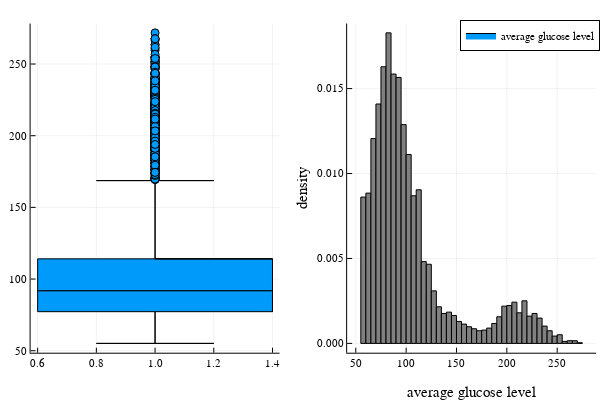

Notebook code cell kept with this figure:
### Code cell
# see the effect of avg_glucose_level predictors 
p = boxplot((new_data[:,"avg_glucose_level"]),label = "average glucose level",fg_legend =false,legend = :topright)
p1 = histogram((new_data[:,"avg_glucose_level"]),normalize = true,c = :grey,
    xlabel ="average glucose level" ,ylabel = "density",label = :none)
plot(p,p1)

### Figure 1 — Plotly figure (JSON) as saved in the notebook; plotly's stock layout.template omitted (floating-point values rounded to 4 significant figures; data arrays with more than 128 entries replaced by an {"elided": "..."} marker saying what was removed)
{"data": [{"fill": "tozeroy", "fillcolor": "rgba(0, 154, 250, 1.000)", "legendgroup": "average glucose level", "line": {"color": "rgba(0, 0, 0, 1.000)", "dash": "solid", "width": 1}, "mode": "lines", "name": "average glucose level", "showlegend": true, "type": "scatter", "x": [1, 0.8, 1.2, 1, 1, 1], "xaxis": "x1", "y": [55.12, 55.12, 55.12, 55.12, 77.24, 55.12], "yaxis": "y1"}, {"fill": "tozeroy", "fillcolor": "rgba(0, 154, 250, 1.000)", "legendgroup": "average glucose level", "line": {"color": "rgba(0, 0, 0, 1.000)", "dash": "solid", "width": 1}, "mode": "lines", "name": "average glucose level", "showlegend": false, "type": "scatter", "x": [1.4, 1.4, 0.6, 0.6, 1.4, 1.4, 1.4], "xaxis": "x1", "y": [77.24, 91.88, 91.88, 77.24, 77.24, 91.88, 77.24], "yaxis": "y1"}, {"fill": "tozeroy", "fillcolor": "rgba(0, 154, 250, 1.000)", "legendgroup": "average glucose level", "line": {"color": "rgba(0, 0, 0, 1.000)", "dash": "solid", "width": 1}, "mode": "lines", "name": "average glucose level", "showlegend": false, "type": "scatter", "x": [1.4, 0.6, 0.6, 1.4, 1.4, 1, 1.4], "xaxis": "x1", "y": [114.1, 114.1, 91.88, 91.88, 114.1, 114.1, 114.1], "yaxis": "y1"}, {"fill": "tozeroy", "fillcolor": "rgba(0, 154, 250, 1.000)", "legendgroup": "average glucose level", "line": {"color": "rgba(0, 0, 0, 1.000)", "dash": "solid", "width": 1}, "mode": "lines", "name": "average glucose level", "showlegend": false, "type": "scatter", "x": [1, 0.8, 1.2, 1, 1, 1], "xaxis": "x1", "y": [168.7, 168.7, 168.7, 168.7, 114.1, 168.7], "yaxis": "y1"}, {"colorbar": {"len": 0.9143, "title": "", "x": 0.4659, "y": 0.533}, "legendgroup": "average glucose level", "marker": {"color": "rgba(0, 154, 250, 1.000)", "line": {"color": "rgba(0, 0, 0, 1.000)", "width": 1}, "size": 8, "symbol": "circle"}, "mode": "markers", "name": "average glucose level", "showlegend": false, "type": "scatter", "x": {"elided": "627 int values"}, "xaxis": "x1", "y": {"elided": "627 float values"}, "yaxis": "y1", "zmax": null, "zmin": null}, {"colorbar": {"len": 0.9143, "title": "", "x": 0.4659, "y": 0.533}, "hoverinfo": "text", "legendgroup": "average glucose level", "line": {"color": "rgba(0, 154, 250, 1.000)", "dash": "solid", "shape": "linear", "width": 0}, "mode": "lines", "name": "average glucose level", "showlegend": false, "text": ["Lower fence: 55.12", "Lower fence: 55.12", "Lower fence: 55.12", "Lower fence: 55.12", "Q1: 77.24"], "type": "scatter", "x": [1, 0.8, 1.2, 1, 1], "xaxis": "x1", "y": [55.12, 55.12, 55.12, 55.12, 77.24], "yaxis": "y1", "zmax": null, "zmin": null}, {"colorbar": {"len": 0.9143, "title": "", "x": 0.4659, "y": 0.533}, "hoverinfo": "text", "legendgroup": "average glucose level", "line": {"color": "rgba(0, 154, 250, 1.000)", "dash": "solid", "shape": "linear", "width": 0}, "mode": "lines", "name": "average glucose level", "showlegend": false, "text": ["Q1: 77.24", "Median: 91.88", "Median: 91.88", "Q1: 77.24", "Q1: 77.24", "Median: 91.88"], "type": "scatter", "x": [1.4, 1.4, 0.6, 0.6, 1.4, 1.4], "xaxis": "x1", "y": [77.24, 91.88, 91.88, 77.24, 77.24, 91.88], "yaxis": "y1", "zmax": null, "zmin": null}, {"colorbar": {"len": 0.9143, "title": "", "x": 0.4659, "y": 0.533}, "hoverinfo": "text", "legendgroup": "average glucose level", "line": {"color": "rgba(0, 154, 250, 1.000)", "dash": "solid", "shape": "linear", "width": 0}, "mode": "lines", "name": "average glucose level", "showlegend": false, "text": ["Q3: 114.09", "Q3: 114.09", "Median: 91.88", "Median: 91.88", "Q3: 114.09", "Q3: 114.09"], "type": "scatter", "x": [1.4, 0.6, 0.6, 1.4, 1.4, 1], "xaxis": "x1", "y": [114.1, 114.1, 91.88, 91.88, 114.1, 114.1], "yaxis": "y1", "zmax": null, "zmin": null}, {"colorbar": {"len": 0.9143, "title": "", "x": 0.4659, "y": 0.533}, "hoverinfo": "text", "legendgroup": "average glucose level", "line": {"color": "rgba(0, 154, 250, 1.000)", "dash": "solid", "shape": "linear", "width": 0}, "mode": "lines", "name": "average glucose level", "showlegend": false, "text": ["Upper fence: 168.68", "Upper fence: 168.68", "Upper fence: 168.68", "Upper fence: 168.68", "Q3: 114.09"], "type": "scatter", "x": [1, 0.8, 1.2, 1, 1], "xaxis": "x1", "y": [168.7, 168.7, 168.7, 168.7, 114.1], "yaxis": "y1", "zmax": null, "zmin": null}, {"fill": "tozeroy", "fillcolor": "rgba(128, 128, 128, 1.000)", "legendgroup": "", "line": {"color": "rgba(0, 0, 0, 1.000)", "dash": "solid", "width": 1}, "mode": "lines", "name": "", "showlegend": false, "type": "scatter", "x": [55, 55, 60, 60, 55, 55], "xaxis": "x2", "y": [0.008612, 0, 0, 0.008612, 0.008612, 0.008612], "yaxis": "y2"}, {"fill": "tozeroy", "fillcolor": "rgba(128, 128, 128, 1.000)", "legendgroup": "", "line": {"color": "rgba(0, 0, 0, 1.000)", "dash": "solid", "width": 1}, "mode": "lines", "name": "", "showlegend": false, "type": "scatter", "x": [60, 60, 65, 65, 60, 60], "xaxis": "x2", "y": [0.008847, 0, 0, 0.008847, 0.008847, 0.008847], "yaxis": "y2"}, {"fill": "tozeroy", "fillcolor": "rgba(128, 128, 128, 1.000)", "legendgroup": "", "line": {"color": "rgba(0, 0, 0, 1.000)", "dash": "solid", "width": 1}, "mode": "lines", "name": "", "showlegend": false, "type": "scatter", "x": [65, 65, 70, 70, 65, 65], "xaxis": "x2", "y": [0.01206, 0, 0, 0.01206, 0.01206, 0.01206], "yaxis": "y2"}, {"fill": "tozeroy", "fillcolor": "rgba(128, 128, 128, 1.000)", "legendgroup": "", "line": {"color": "rgba(0, 0, 0, 1.000)", "dash": "solid", "width": 1}, "mode": "lines", "name": "", "showlegend": false, "type": "scatter", "x": [70, 70, 75, 75, 70, 70], "xaxis": "x2", "y": [0.01409, 0, 0, 0.01409, 0.01409, 0.01409], "yaxis": "y2"}, {"fill": "tozeroy", "fillcolor": "rgba(128, 128, 128, 1.000)", "legendgroup": "", "line": {"color": "rgba(0, 0, 0, 1.000)", "dash": "solid", "width": 1}, "mode": "lines", "name": "", "showlegend": false, "type": "scatter", "x": [75, 75, 80, 80, 75, 75], "xaxis": "x2", "y": [0.01628, 0, 0, 0.01628, 0.01628, 0.01628], "yaxis": "y2"}, {"fill": "tozeroy", "fillcolor": "rgba(128, 128, 128, 1.000)", "legendgroup": "", "line": {"color": "rgba(0, 0, 0, 1.000)", "dash": "solid", "width": 1}, "mode": "lines", "name": "", "showlegend": false, "type": "scatter", "x": [80, 80, 85, 85, 80, 80], "xaxis": "x2", "y": [0.01828, 0, 0, 0.01828, 0.01828, 0.01828], "yaxis": "y2"}, {"fill": "tozeroy", "fillcolor": "rgba(128, 128, 128, 1.000)", "legendgroup": "", "line": {"color": "rgba(0, 0, 0, 1.000)", "dash": "solid", "width": 1}, "mode": "lines", "name": "", "showlegend": false, "type": "scatter", "x": [85, 85, 90, 90, 85, 85], "xaxis": "x2", "y": [0.01585, 0, 0, 0.01585, 0.01585, 0.01585], "yaxis": "y2"}, {"fill": "tozeroy", "fillcolor": "rgba(128, 128, 128, 1.000)", "legendgroup": "", "line": {"color": "rgba(0, 0, 0, 1.000)", "dash": "solid", "width": 1}, "mode": "lines", "name": "", "showlegend": false, "type": "scatter", "x": [90, 90, 95, 95, 90, 90], "xaxis": "x2", "y": [0.01566, 0, 0, 0.01566, 0.01566, 0.01566], "yaxis": "y2"}, {"fill": "tozeroy", "fillcolor": "rgba(128, 128, 128, 1.000)", "legendgroup": "", "line": {"color": "rgba(0, 0, 0, 1.000)", "dash": "solid", "width": 1}, "mode": "lines", "name": "", "showlegend": false, "type": "scatter", "x": [95, 95, 100, 100, 95, 95], "xaxis": "x2", "y": [0.01288, 0, 0, 0.01288, 0.01288, 0.01288], "yaxis": "y2"}, {"fill": "tozeroy", "fillcolor": "rgba(128, 128, 128, 1.000)", "legendgroup": "", "line": {"color": "rgba(0, 0, 0, 1.000)", "dash": "solid", "width": 1}, "mode": "lines", "name": "", "showlegend": false, "type": "scatter", "x": [100, 100, 105, 105, 100, 100], "xaxis": "x2", "y": [0.01112, 0, 0, 0.01112, 0.01112, 0.01112], "yaxis": "y2"}, {"fill": "tozeroy", "fillcolor": "rgba(128, 128, 128, 1.000)", "legendgroup": "", "line": {"color": "rgba(0, 0, 0, 1.000)", "dash": "solid", "width": 1}, "mode": "lines", "name": "", "showlegend": false, "type": "scatter", "x": [105, 105, 110, 110, 105, 105], "xaxis": "x2", "y": [0.008691, 0, 0, 0.008691, 0.008691, 0.008691], "yaxis": "y2"}, {"fill": "tozeroy", "fillcolor": "rgba(128, 128, 128, 1.000)", "legendgroup": "", "line": {"color": "rgba(0, 0, 0, 1.000)", "dash": "solid", "width": 1}, "mode": "lines", "name": "", "showlegend": false, "type": "scatter", "x": [110, 110, 115, 115, 110, 110], "xaxis": "x2", "y": [0.009043, 0, 0, 0.009043, 0.009043, 0.009043], "yaxis": "y2"}, {"fill": "tozeroy", "fillcolor": "rgba(128, 128, 128, 1.000)", "legendgroup": "", "line": {"color": "rgba(0, 0, 0, 1.000)", "dash": "solid", "width": 1}, "mode": "lines", "name": "", "showlegend": false, "type": "scatter", "x": [115, 115, 120, 120, 115, 115], "xaxis": "x2", "y": [0.004815, 0, 0, 0.004815, 0.004815, 0.004815], "yaxis": "y2"}, {"fill": "tozeroy", "fillcolor": "rgba(128, 128, 128, 1.000)", "legendgroup": "", "line": {"color": "rgba(0, 0, 0, 1.000)", "dash": "solid", "width": 1}, "mode": "lines", "name": "", "showlegend": false, "type": "scatter", "x": [120, 120, 125, 125, 120, 120], "xaxis": "x2", "y": [0.004658, 0, 0, 0.004658, 0.004658, 0.004658], "yaxis": "y2"}, {"fill": "tozeroy", "fillcolor": "rgba(128, 128, 128, 1.000)", "legendgroup": "", "line": {"color": "rgba(0, 0, 0, 1.000)", "dash": "solid", "width": 1}, "mode": "lines", "name": "", "showlegend": false, "type": "scatter", "x": [125, 125, 130, 130, 125, 125], "xaxis": "x2", "y": [0.003093, 0, 0, 0.003093, 0.003093, 0.003093], "yaxis": "y2"}, {"fill": "tozeroy", "fillcolor": "rgba(128, 128, 128, 1.000)", "legendgroup": "", "line": {"color": "rgba(0, 0, 0, 1.000)", "dash": "solid", "width": 1}, "mode": "lines", "name": "", "showlegend": false, "type": "scatter", "x": [130, 130, 135, 135, 130, 130], "xaxis": "x2", "y": [0.002153, 0, 0, 0.002153, 0.002153, 0.002153], "yaxis": "y2"}, {"fill": "tozeroy", "fillcolor": "rgba(128, 128, 128, 1.000)", "legendgroup": "", "line": {"color": "rgba(0, 0, 0, 1.000)", "dash": "solid", "width": 1}, "mode": "lines", "name": "", "showlegend": false, "type": "scatter", "x": [135, 135, 140, 140, 135, 135], "xaxis": "x2", "y": [0.001762, 0, 0, 0.001762, 0.001762, 0.001762], "yaxis": "y2"}, {"fill": "tozeroy", "fillcolor": "rgba(128, 128, 128, 1.000)", "legendgroup": "", "line": {"color": "rgba(0, 0, 0, 1.000)", "dash": "solid", "width": 1}, "mode": "lines", "name": "", "showlegend": false, "type": "scatter", "x": [140, 140, 145, 145, 140, 140], "xaxis": "x2", "y": [0.00184, 0, 0, 0.00184, 0.00184, 0.00184], "yaxis": "y2"}, {"fill": "tozeroy", "fillcolor": "rgba(128, 128, 128, 1.000)", "legendgroup": "", "line": {"color": "rgba(0, 0, 0, 1.000)", "dash": "solid", "width": 1}, "mode": "lines", "name": "", "showlegend": false, "type": "scatter", "x": [145, 145, 150, 150, 145, 145], "xaxis": "x2", "y": [0.001644, 0, 0, 0.001644, 0.001644, 0.001644], "yaxis": "y2"}, {"fill": "tozeroy", "fillcolor": "rgba(128, 128, 128, 1.000)", "legendgroup": "", "line": {"color": "rgba(0, 0, 0, 1.000)", "dash": "solid", "width": 1}, "mode": "lines", "name": "", "showlegend": false, "type": "scatter", "x": [150, 150, 155, 155, 150, 150], "xaxis": "x2", "y": [0.001292, 0, 0, 0.001292, 0.001292, 0.001292], "yaxis": "y2"}, {"fill": "tozeroy", "fillcolor": "rgba(128, 128, 128, 1.000)", "legendgroup": "", "line": {"color": "rgba(0, 0, 0, 1.000)", "dash": "solid", "width": 1}, "mode": "lines", "name": "", "showlegend": false, "type": "scatter", "x": [155, 155, 160, 160, 155, 155], "xaxis": "x2", "y": [0.001135, 0, 0, 0.001135, 0.001135, 0.001135], "yaxis": "y2"}, {"fill": "tozeroy", "fillcolor": "rgba(128, 128, 128, 1.000)", "legendgroup": "", "line": {"color": "rgba(0, 0, 0, 1.000)", "dash": "solid", "width": 1}, "mode": "lines", "name": "", "showlegend": false, "type": "scatter", "x": [160, 160, 165, 165, 160, 160], "xaxis": "x2", "y": [0.0009787, 0, 0, 0.0009787, 0.0009787, 0.0009787], "yaxis": "y2"}, {"fill": "tozeroy", "fillcolor": "rgba(128, 128, 128, 1.000)", "legendgroup": "", "line": {"color": "rgba(0, 0, 0, 1.000)", "dash": "solid", "width": 1}, "mode": "lines", "name": "", "showlegend": false, "type": "scatter", "x": [165, 165, 170, 170, 165, 165], "xaxis": "x2", "y": [0.0008612, 0, 0, 0.0008612, 0.0008612, 0.0008612], "yaxis": "y2"}, {"fill": "tozeroy", "fillcolor": "rgba(128, 128, 128, 1.000)", "legendgroup": "", "line": {"color": "rgba(0, 0, 0, 1.000)", "dash": "solid", "width": 1}, "mode": "lines", "name": "", "showlegend": false, "type": "scatter", "x": [170, 170, 175, 175, 170, 170], "xaxis": "x2", "y": [0.0007438, 0, 0, 0.0007438, 0.0007438, 0.0007438], "yaxis": "y2"}, {"fill": "tozeroy", "fillcolor": "rgba(128, 128, 128, 1.000)", "legendgroup": "", "line": {"color": "rgba(0, 0, 0, 1.000)", "dash": "solid", "width": 1}, "mode": "lines", "name": "", "showlegend": false, "type": "scatter", "x": [175, 175, 180, 180, 175, 175], "xaxis": "x2", "y": [0.0007829, 0, 0, 0.0007829, 0.0007829, 0.0007829], "yaxis": "y2"}, {"fill": "tozeroy", "fillcolor": "rgba(128, 128, 128, 1.000)", "legendgroup": "", "line": {"color": "rgba(0, 0, 0, 1.000)", "dash": "solid", "width": 1}, "mode": "lines", "name": "", "showlegend": false, "type": "scatter", "x": [180, 180, 185, 185, 180, 180], "xaxis": "x2", "y": [0.0009004, 0, 0, 0.0009004, 0.0009004, 0.0009004], "yaxis": "y2"}, {"fill": "tozeroy", "fillcolor": "rgba(128, 128, 128, 1.000)", "legendgroup": "", "line": {"color": "rgba(0, 0, 0, 1.000)", "dash": "solid", "width": 1}, "mode": "lines", "name": "", "showlegend": false, "type": "scatter", "x": [185, 185, 190, 190, 185, 185], "xaxis": "x2", "y": [0.001174, 0, 0, 0.001174, 0.001174, 0.001174], "yaxis": "y2"}, {"fill": "tozeroy", "fillcolor": "rgba(128, 128, 128, 1.000)", "legendgroup": "", "line": {"color": "rgba(0, 0, 0, 1.000)", "dash": "solid", "width": 1}, "mode": "lines", "name": "", "showlegend": false, "type": "scatter", "x": [190, 190, 195, 195, 190, 190], "xaxis": "x2", "y": [0.001566, 0, 0, 0.001566, 0.001566, 0.001566], "yaxis": "y2"}, {"fill": "tozeroy", "fillcolor": "rgba(128, 128, 128, 1.000)", "legendgroup": "", "line": {"color": "rgba(0, 0, 0, 1.000)", "dash": "solid", "width": 1}, "mode": "lines", "name": "", "showlegend": false, "type": "scatter", "x": [195, 195, 200, 200, 195, 195], "xaxis": "x2", "y": [0.002192, 0, 0, 0.002192, 0.002192, 0.002192], "yaxis": "y2"}, {"fill": "tozeroy", "fillcolor": "rgba(128, 128, 128, 1.000)", "legendgroup": "", "line": {"color": "rgba(0, 0, 0, 1.000)", "dash": "solid", "width": 1}, "mode": "lines", "name": "", "showlegend": false, "type": "scatter", "x": [200, 200, 205, 205, 200, 200], "xaxis": "x2", "y": [0.002231, 0, 0, 0.002231, 0.002231, 0.002231], "yaxis": "y2"}, {"fill": "tozeroy", "fillcolor": "rgba(128, 128, 128, 1.000)", "legendgroup": "", "line": {"color": "rgba(0, 0, 0, 1.000)", "dash": "solid", "width": 1}, "mode": "lines", "name": "", "showlegend": false, "type": "scatter", "x": [205, 205, 210, 210, 205, 205], "xaxis": "x2", "y": [0.002427, 0, 0, 0.002427, 0.002427, 0.002427], "yaxis": "y2"}, {"fill": "tozeroy", "fillcolor": "rgba(128, 128, 128, 1.000)", "legendgroup": "", "line": {"color": "rgba(0, 0, 0, 1.000)", "dash": "solid", "width": 1}, "mode": "lines", "name": "", "showlegend": false, "type": "scatter", "x": [210, 210, 215, 215, 210, 210], "xaxis": "x2", "y": [0.001801, 0, 0, 0.001801, 0.001801, 0.001801], "yaxis": "y2"}, {"fill": "tozeroy", "fillcolor": "rgba(128, 128, 128, 1.000)", "legendgroup": "", "line": {"color": "rgba(0, 0, 0, 1.000)", "dash": "solid", "width": 1}, "mode": "lines", "name": "", "showlegend": false, "type": "scatter", "x": [215, 215, 220, 220, 215, 215], "xaxis": "x2", "y": [0.002505, 0, 0, 0.002505, 0.002505, 0.002505], "yaxis": "y2"}, {"fill": "tozeroy", "fillcolor": "rgba(128, 128, 128, 1.000)", "legendgroup": "", "line": {"color": "rgba(0, 0, 0, 1.000)", "dash": "solid", "width": 1}, "mode": "lines", "name": "", "showlegend": false, "type": "scatter", "x": [220, 220, 225, 225, 220, 220], "xaxis": "x2", "y": [0.001605, 0, 0, 0.001605, 0.001605, 0.001605], "yaxis": "y2"}, {"fill": "tozeroy", "fillcolor": "rgba(128, 128, 128, 1.000)", "legendgroup": "", "line": {"color": "rgba(0, 0, 0, 1.000)", "dash": "solid", "width": 1}, "mode": "lines", "name": "", "showlegend": false, "type": "scatter", "x": [225, 225, 230, 230, 225, 225], "xaxis": "x2", "y": [0.001762, 0, 0, 0.001762, 0.001762, 0.001762], "yaxis": "y2"}, {"fill": "tozeroy", "fillcolor": "rgba(128, 128, 128, 1.000)", "legendgroup": "", "line": {"color": "rgba(0, 0, 0, 1.000)", "dash": "solid", "width": 1}, "mode": "lines", "name": "", "showlegend": false, "type": "scatter", "x": [230, 230, 235, 235, 230, 230], "xaxis": "x2", "y": [0.001488, 0, 0, 0.001488, 0.001488, 0.001488], "yaxis": "y2"}, {"fill": "tozeroy", "fillcolor": "rgba(128, 128, 128, 1.000)", "legendgroup": "", "line": {"color": "rgba(0, 0, 0, 1.000)", "dash": "solid", "width": 1}, "mode": "lines", "name": "", "showlegend": false, "type": "scatter", "x": [235, 235, 240, 240, 235, 235], "xaxis": "x2", "y": [0.001018, 0, 0, 0.001018, 0.001018, 0.001018], "yaxis": "y2"}, {"fill": "tozeroy", "fillcolor": "rgba(128, 128, 128, 1.000)", "legendgroup": "", "line": {"color": "rgba(0, 0, 0, 1.000)", "dash": "solid", "width": 1}, "mode": "lines", "name": "", "showlegend": false, "type": "scatter", "x": [240, 240, 245, 245, 240, 240], "xaxis": "x2", "y": [0.0007438, 0, 0, 0.0007438, 0.0007438, 0.0007438], "yaxis": "y2"}, {"fill": "tozeroy", "fillcolor": "rgba(128, 128, 128, 1.000)", "legendgroup": "", "line": {"color": "rgba(0, 0, 0, 1.000)", "dash": "solid", "width": 1}, "mode": "lines", "name": "", "showlegend": false, "type": "scatter", "x": [245, 245, 250, 250, 245, 245], "xaxis": "x2", "y": [0.0004306, 0, 0, 0.0004306, 0.0004306, 0.0004306], "yaxis": "y2"}, {"fill": "tozeroy", "fillcolor": "rgba(128, 128, 128, 1.000)", "legendgroup": "", "line": {"color": "rgba(0, 0, 0, 1.000)", "dash": "solid", "width": 1}, "mode": "lines", "name": "", "showlegend": false, "type": "scatter", "x": [250, 250, 255, 255, 250, 250], "xaxis": "x2", "y": [0.0005089, 0, 0, 0.0005089, 0.0005089, 0.0005089], "yaxis": "y2"}, {"fill": "tozeroy", "fillcolor": "rgba(128, 128, 128, 1.000)", "legendgroup": "", "line": {"color": "rgba(0, 0, 0, 1.000)", "dash": "solid", "width": 1}, "mode": "lines", "name": "", "showlegend": false, "type": "scatter", "x": [255, 255, 260, 260, 255, 255], "xaxis": "x2", "y": [0.0001174, 0, 0, 0.0001174, 0.0001174, 0.0001174], "yaxis": "y2"}, {"fill": "tozeroy", "fillcolor": "rgba(128, 128, 128, 1.000)", "legendgroup": "", "line": {"color": "rgba(0, 0, 0, 1.000)", "dash": "solid", "width": 1}, "mode": "lines", "name": "", "showlegend": false, "type": "scatter", "x": [260, 260, 265, 265, 260, 260], "xaxis": "x2", "y": [0.0001566, 0, 0, 0.0001566, 0.0001566, 0.0001566], "yaxis": "y2"}, {"fill": "tozeroy", "fillcolor": "rgba(128, 128, 128, 1.000)", "legendgroup": "", "line": {"color": "rgba(0, 0, 0, 1.000)", "dash": "solid", "width": 1}, "mode": "lines", "name": "", "showlegend": false, "type": "scatter", "x": [265, 265, 270, 270, 265, 265], "xaxis": "x2", "y": [0.0001566, 0, 0, 0.0001566, 0.0001566, 0.0001566], "yaxis": "y2"}, {"fill": "tozeroy", "fillcolor": "rgba(128, 128, 128, 1.000)", "legendgroup": "", "line": {"color": "rgba(0, 0, 0, 1.000)", "dash": "solid", "width": 1}, "mode": "lines", "name": "", "showlegend": false, "type": "scatter", "x": [270, 270, 275, 275, 270, 270], "xaxis": "x2", "y": [3.915e-05, 0, 0, 3.915e-05, 3.915e-05, 3.915e-05], "yaxis": "y2"}, {"colorbar": {"len": 0.9143, "title": "", "x": 0.9934, "y": 0.533}, "legendgroup": "", "marker": {"color": "rgba(128, 128, 128, 0.000)", "line": {"color": "rgba(0, 0, 0, 0.000)", "width": 1}, "size": 0, "symbol": "circle"}, "mode": "markers", "name": "", "showlegend": false, "type": "scatter", "x": [57.5, 62.5, 67.5, 72.5, 77.5, 82.5, 87.5, 92.5, 97.5, 102.5, 107.5, 112.5, 117.5, 122.5, 127.5, 132.5, 137.5, 142.5, 147.5, 152.5, 157.5, 162.5, 167.5, 172.5, 177.5, 182.5, 187.5, 192.5, 197.5, 202.5, 207.5, 212.5, 217.5, 222.5, 227.5, 232.5, 237.5, 242.5, 247.5, 252.5, 257.5, 262.5, 267.5, 272.5], "xaxis": "x2", "y": [0.008612, 0.008847, 0.01206, 0.01409, 0.01628, 0.01828, 0.01585, 0.01566, 0.01288, 0.01112, 0.008691, 0.009043, 0.004815, 0.004658, 0.003093, 0.002153, 0.001762, 0.00184, 0.001644, 0.001292, 0.001135, 0.0009787, 0.0008612, 0.0007438, 0.0007829, 0.0009004, 0.001174, 0.001566, 0.002192, 0.002231, 0.002427, 0.001801, 0.002505, 0.001605, 0.001762, 0.001488, 0.001018, 0.0007438, 0.0004306, 0.0005089, 0.0001174, 0.0001566, 0.0001566, 3.915e-05], "yaxis": "y2", "zmax": null, "zmin": null}], "layout": {"annotations": [], "height": 400, "legend": {"bgcolor": "rgba(255, 255, 255, 1.000)", "bordercolor": "rgba(0, 0, 0, 1.000)", "borderwidth": 1, "font": {"color": "rgba(0, 0, 0, 1.000)", "family": "sans-serif", "size": 11}, "title": {"font": {"color": "rgba(0, 0, 0, 1.000)", "family": "sans-serif", "size": 15}, "text": ""}, "tracegroupgap": 0, "traceorder": "normal", "x": 1, "xanchor": "auto", "y": 1, "yanchor": "auto"}, "margin": {"b": 20, "l": 0, "r": 0, "t": 20}, "paper_bgcolor": "rgba(255, 255, 255, 1.000)", "plot_bgcolor": "rgba(255, 255, 255, 1.000)", "showlegend": true, "width": 600, "xaxis1": {"anchor": "y1", "domain": [0.05101, 0.4659], "gridcolor": "rgba(0, 0, 0, 0.100)", "gridwidth": 0.5, "linecolor": "rgba(0, 0, 0, 1.000)", "mirror": false, "range": [0.576, 1.424], "showgrid": true, "showline": true, "showticklabels": true, "tickangle": 0, "tickcolor": "rgb(0, 0, 0)", "tickfont": {"color": "rgba(0, 0, 0, 1.000)", "family": "sans-serif", "size": 11}, "tickmode": "array", "ticks": "inside", "ticktext": ["0.6", "0.8", "1.0", "1.2", "1.4"], "tickvals": [0.6, 0.8, 1, 1.2, 1.4], "title": "", "titlefont": {"color": "rgba(0, 0, 0, 1.000)", "family": "sans-serif", "size": 15}, "type": "-", "visible": true, "zeroline": false, "zerolinecolor": "rgba(0, 0, 0, 1.000)"}, "xaxis2": {"anchor": "y2", "domain": [0.5786, 0.9934], "gridcolor": "rgba(0, 0, 0, 0.100)", "gridwidth": 0.5, "linecolor": "rgba(0, 0, 0, 1.000)", "mirror": false, "range": [41.4, 288.6], "showgrid": true, "showline": true, "showticklabels": true, "tickangle": 0, "tickcolor": "rgb(0, 0, 0)", "tickfont": {"color": "rgba(0, 0, 0, 1.000)", "family": "sans-serif", "size": 11}, "tickmode": "array", "ticks": "inside", "ticktext": ["50", "100", "150", "200", "250"], "tickvals": [50, 100, 150, 200, 250], "title": "average glucose level", "titlefont": {"color": "rgba(0, 0, 0, 1.000)", "family": "sans-serif", "size": 15}, "type": "-", "visible": true, "zeroline": false, "zerolinecolor": "rgba(0, 0, 0, 1.000)"}, "yaxis1": {"anchor": "x1", "domain": [0.07581, 0.9902], "gridcolor": "rgba(0, 0, 0, 0.100)", "gridwidth": 0.5, "linecolor": "rgba(0, 0, 0, 1.000)", "mirror": false, "range": [48.62, 278.2], "showgrid": true, "showline": true, "showticklabels": true, "tickangle": 0, "tickcolor": "rgb(0, 0, 0)", "tickfont": {"color": "rgba(0, 0, 0, 1.000)", "family": "sans-serif", "size": 11}, "tickmode": "array", "ticks": "inside", "ticktext": ["50", "100", "150", "200", "250"], "tickvals": [50, 100, 150, 200, 250], "title": "", "titlefont": {"color": "rgba(0, 0, 0, 1.000)", "family": "sans-serif", "size": 15}, "type": "-", "visible": true, "zeroline": false, "zerolinecolor": "rgba(0, 0, 0, 1.000)"}, "yaxis2": {"anchor": "x2", "domain": [0.07581, 0.9902], "gridcolor": "rgba(0, 0, 0, 0.100)", "gridwidth": 0.5, "linecolor": "rgba(0, 0, 0, 1.000)", "mirror": false, "range": [-0.0005484, 0.01883], "showgrid": true, "showline": true, "showticklabels": true, "tickangle": 0, "tickcolor": "rgb(0, 0, 0)", "tickfont": {"color": "rgba(0, 0, 0, 1.000)", "family": "sans-serif", "size": 11}, "tickmode": "array", "ticks": "inside", "ticktext": ["0.000", "0.005", "0.010", "0.015"], "tickvals": [0, 0.005, 0.01, 0.015], "title": "density", "titlefont": {"color": "rgba(0, 0, 0, 1.000)", "family": "sans-serif", "size": 15}, "type": "-", "visible": true, "zeroline": false, "zerolinecolor": "rgba(0, 0, 0, 1.000)"}}}
